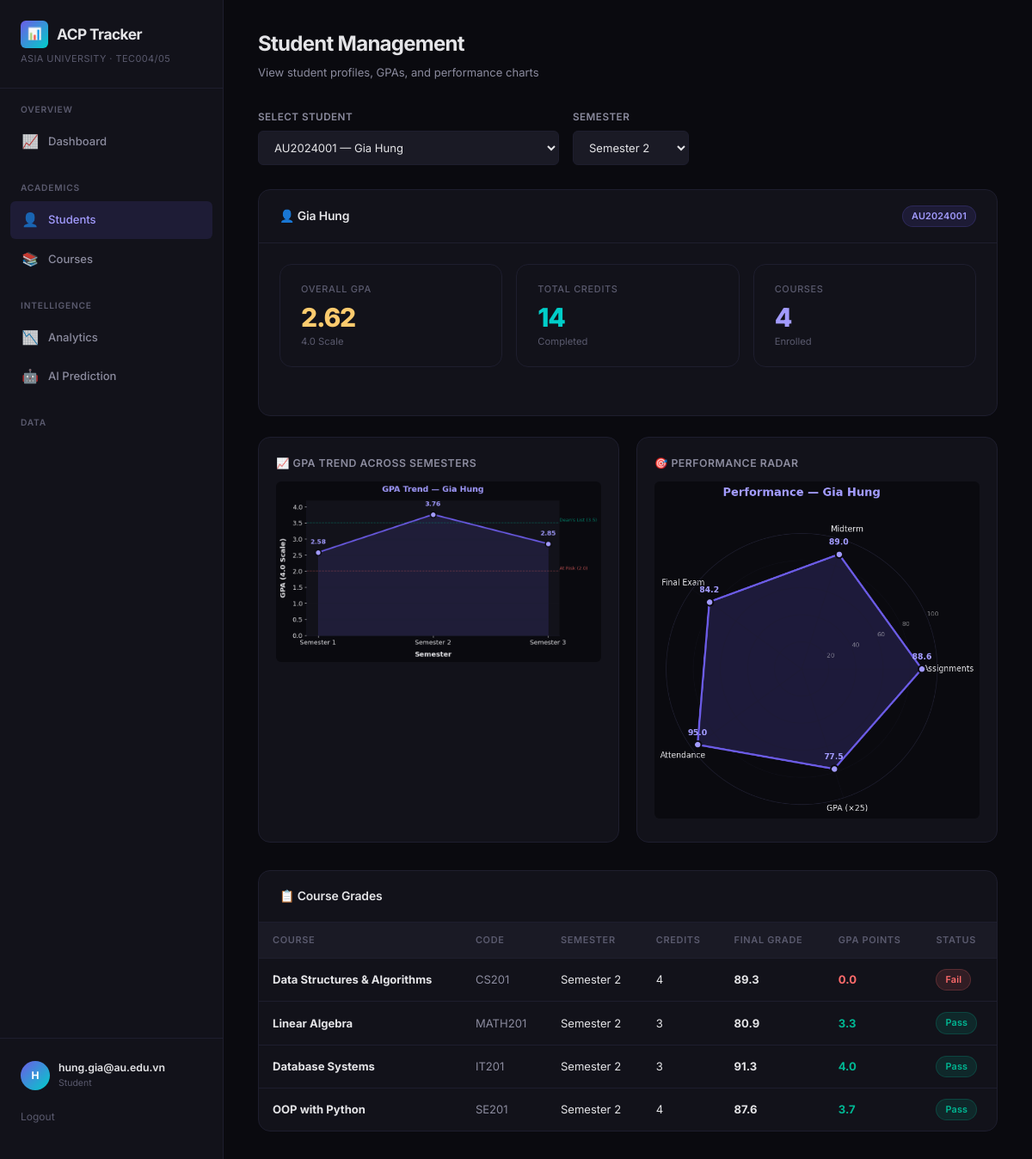
The app's page /students?semester_id=2 (signed in) with its own data.
### tables this page shows
CREATE TABLE Students (
    id INTEGER PRIMARY KEY AUTOINCREMENT,
    student_code TEXT UNIQUE NOT NULL,
    name TEXT NOT NULL,
    email TEXT,
    date_of_birth TEXT,
    role TEXT DEFAULT 'student'
);

CREATE TABLE Grades (
    id INTEGER PRIMARY KEY AUTOINCREMENT,
    enrollment_id INTEGER NOT NULL,
    assignment_id INTEGER NOT NULL,
    score REAL,
    graded_date TEXT,
    UNIQUE(enrollment_id, assignment_id),
    FOREIGN KEY (enrollment_id) REFERENCES Enrollments(id),
    FOREIGN KEY (assignment_id) REFERENCES Assignments(id)
);

CREATE TABLE Courses (
    id INTEGER PRIMARY KEY AUTOINCREMENT,
    course_code TEXT UNIQUE NOT NULL,
    name TEXT NOT NULL,
    credits INTEGER NOT NULL,
    semester_id INTEGER NOT NULL,
    instructor_id INTEGER,
    FOREIGN KEY (semester_id) REFERENCES Semesters(id),
    FOREIGN KEY (instructor_id) REFERENCES Instructors(id)
);

CREATE TABLE Semesters (
    id INTEGER PRIMARY KEY AUTOINCREMENT,
    name TEXT NOT NULL,
    year INTEGER NOT NULL,
    start_date TEXT,
    end_date TEXT
);

### app.py (the view)
@app.route("/students")
@login_required
@require_role("admin", "instructor", "student")
def students_page():
    student_id = request.args.get("student_id", type=int)
    semester_id = request.args.get("semester_id", type=int)
    semesters = get_semesters()
    cache_bust = str(int(time.time()))
    scope_id = _student_scope_id()
    if scope_id:
        student_id = scope_id
    students = Student.all()
    if scope_id:
        students = [s for s in students if s.id == scope_id]
    selected_student = None
    gpa_info = {"gpa": 0, "total_credits": 0, "courses_count": 0}
    course_grades = []
    charts = {"trend": "empty.png", "radar": "empty.png"}
    if student_id:
        selected_student = Student.from_db(student_id)
        if selected_student:
            gpa_info = calculate_gpa(student_id, semester_id)
            df = get_student_course_grades(semester_id)
            if not df.empty:
                course_grades = df[df["student_id"] == student_id].to_dict("records")
            trend_file = gpa_trend_line(
                get_student_semester_gpas(student_id), selected_student.name, f"trend_{student_id}.png"
            )
            radar_file = performance_radar(
                get_student_performance_radar(student_id, semester_id),
                selected_student.name, f"radar_{student_id}.png",
            )
            charts = {"trend": trend_file, "radar": radar_file}
    return render_template(
        "students.html",
        active_page="students",
        students=students,
        semesters=semesters,
        current_semester=semester_id,
        selected_student=selected_student,
        gpa_info=gpa_info,
        course_grades=course_grades,
        charts=charts,
        cache_bust=cache_bust,
    )

### analytics/engine.py (called while the page is built)
def _calculate_course_grade(group):
    total = 0.0
    weight_sum = 0.0
    for _, row in group.iterrows():
        if pd.notna(row["score"]):
            total += (row["score"] / row["max_score"]) * row["weight"]
            weight_sum += row["weight"]
    if weight_sum == 0:
        return None
    return round((total / weight_sum) * 100, 2)

def calculate_gpa(student_id, semester_id=None):
    df = get_student_course_grades(semester_id)
    if df.empty:
        return {"gpa": 0.0, "total_credits": 0, "courses_count": 0}
    student_df = df[df["student_id"] == student_id]
    if student_df.empty:
        return {"gpa": 0.0, "total_credits": 0, "courses_count": 0}
    weighted_sum = (student_df["gpa_points"] * student_df["credits"]).sum()
    total_credits = student_df["credits"].sum()
    gpa = round(weighted_sum / total_credits, 2) if total_credits > 0 else 0.0
    return {
        "gpa": gpa,
        "total_credits": int(total_credits),
        "courses_count": len(student_df),
    }

def get_student_semester_gpas(student_id):
    with get_connection() as conn:
        semesters = conn.execute("SELECT * FROM Semesters ORDER BY id").fetchall()
    trend = []
    for sem in semesters:
        gpa_info = calculate_gpa(student_id, sem["id"])
        trend.append({
            "semester_id": sem["id"],
            "semester_name": sem["name"],
            "gpa": gpa_info["gpa"],
        })
    return trend

### app.py (called while the page is built)
def get_semesters():
    return execute_query("SELECT * FROM Semesters ORDER BY id", fetchall=True)

def _student_scope_id():
    if session.get("user_role") == "student":
        return session.get("user_id", 1)
    return None

### config.py (called while the page is built)
def score_to_gpa4(score):
    for (low, high), gpa in GPA_SCALE.items():
        if low <= score <= high:
            return gpa
    return 0.0

### database/connection.py (called while the page is built)
@contextmanager
def get_connection():
    conn = sqlite3.connect(config.DB_PATH)
    conn.row_factory = sqlite3.Row
    conn.execute("PRAGMA foreign_keys = ON")
    try:
        yield conn
        conn.commit()
    except Exception:
        conn.rollback()
        raise
    finally:
        conn.close()

def execute_query(query, params=(), fetchone=False, fetchall=False):
    with get_connection() as conn:
        cursor = conn.execute(query, params)
        if fetchone:
            return cursor.fetchone()
        if fetchall:
            return cursor.fetchall()
        return cursor.lastrowid

### templates/students.html (shortened to what this page needs)
{% extends "base.html" %}
{% block content %}
<div class="page-header">
    <h2>Student Management</h2>
    <p class="page-subtitle">View student profiles, GPAs, and performance charts</p>
</div>
<div style="display: flex; gap: 16px; margin-bottom: 28px; align-items: flex-end;">
    <div class="form-group" style="margin-bottom: 0; flex: 1; max-width: 350px;">
        <label class="form-label">Select Student</label>
        <select class="form-select" id="student-select" onchange="window.location.href='{{ url_for('students_page') }}?student_id=' + this.value">
            {% for s in students %}
                <option value="{{ s.id }}" {% if selected_student and selected_student.id == s.id %}selected{% endif %}>
                    {{ s.student_code }} — {{ s.name }}
                </option>
            {% endfor %}
        </select>
    </div>
    <div class="form-group" style="margin-bottom: 0; max-width: 200px;">
        <label class="form-label">Semester</label>
        <select class="form-select" id="semester-select" onchange="updateStudentPage()">
            {% for sem in semesters %}
                <option value="{{ sem.id }}" {% if current_semester == sem.id %}selected{% endif %}>{{ sem.name }}</option>
            {% endfor %}
        </select>
    </div>
</div>
{% if selected_student %}
<div class="card animate-in" style="margin-bottom: 24px;">
    <div class="card-header">
        <h3>👤 {{ selected_student.name }}</h3>
        <span class="badge badge-accent">{{ selected_student.student_code }}</span>
    </div>
    <div class="card-body">
        <div class="stats-grid">
            <div class="stat-card">
                <div class="stat-label">Overall GPA</div>
                <div class="stat-value {% if gpa_info.gpa >= 3.0 %}success{% elif gpa_info.gpa >= 2.0 %}warning{% else %}danger{% endif %}">
                    {{ "%.2f"|format(gpa_info.gpa) }}
                </div>
                <div class="stat-change">4.0 Scale</div>
            </div>
            <div class="stat-card">
                <div class="stat-label">Total Credits</div>
                <div class="stat-value teal">{{ gpa_info.total_credits }}</div>
                <div class="stat-change">Completed</div>
            </div>
            <div class="stat-card">
                <div class="stat-label">Courses</div>
                <div class="stat-value accent">{{ gpa_info.courses_count }}</div>
                <div class="stat-change">Enrolled</div>
            </div>
        </div>
    </div>
</div>
<div class="charts-grid">
    <div class="chart-container">
        <div class="chart-title">📈 GPA Trend Across Semesters</div>
        <img src="{{ url_for('static', filename='charts/' + charts.trend) }}?t={{ cache_bust }}" alt="GPA Trend">
    </div>
    <div class="chart-container">
        <div class="chart-title">🎯 Performance Radar</div>
        <img src="{{ url_for('static', filename='charts/' + charts.radar) }}?t={{ cache_bust }}" alt="Performance Radar">
    </div>
</div>
<div class="card animate-in">
    <div class="card-header">
        <h3>📋 Course Grades</h3>
    </div>
    <div class="card-body flush">
        <table class="data-table" id="student-grades-table">
            <thead>
                <tr>
                    <th>Course</th>
                    <th>Code</th>
                    <th>Semester</th>
                    <th>Credits</th>
                    <th>Final Grade</th>
                    <th>GPA Points</th>
                    <th>Status</th>
                </tr>
            </thead>
            <tbody>
                {% for g in course_grades %}
                <tr>
                    <td><strong>{{ g.course_name }}</strong></td>
                    <td style="color: var(--text-secondary);">{{ g.course_code }}</td>
                    <td>{{ g.semester_name }}</td>
                    <td>{{ g.credits }}</td>
                    <td style="font-weight: 700;">{{ "%.1f"|format(g.final_grade) if g.final_grade else 'N/A' }}</td>
                    <td>
                        <span style="color: {% if g.gpa_points >= 3.0 %}var(--success){% elif g.gpa_points >= 2.0 %}var(--warning){% else %}var(--danger){% endif %}; font-weight: 700;">
                            {{ "%.1f"|format(g.gpa_points) }}
                        </span>
                    </td>
                    <td>
                        {% if g.gpa_points >= 3.0 %}
                            <span class="badge badge-success">Pass</span>
                        {% elif g.gpa_points >= 1.0 %}
                            <span class="badge badge-warning">Pass</span>
                        {% else %}
                            <span class="badge badge-danger">Fail</span>
                        {% endif %}
                    </td>
                </tr>
                {% endfor %}
            </tbody>
        </table>
    </div>
</div>
{% endif %}
{% endblock %}

### templates/base.html (shortened to what this page needs)
<!DOCTYPE html>
<html lang="en">
<head>
    <link rel="stylesheet" href="{{ url_for('static', filename='css/style.css') }}">
</head>
<body>
    <div class="app-layout">
        <aside class="sidebar">
            <div class="sidebar-brand">
                <h1>
                    <span class="brand-icon">📊</span>
                    ACP Tracker
                </h1>
                <div class="brand-sub">Asia University · TEC004/05</div>
            </div>
            <nav class="sidebar-nav">
                <div class="nav-section">
                    <div class="nav-section-title">Overview</div>
                    <a href="{{ url_for('dashboard') }}" class="nav-link {% if active_page == 'dashboard' %}active{% endif %}" id="nav-dashboard">
                        <span class="nav-icon">📈</span> Dashboard
                    </a>
                </div>
                <div class="nav-section">
                    <div class="nav-section-title">Academics</div>
                    <a href="{{ url_for('students_page') }}" class="nav-link {% if active_page == 'students' %}active{% endif %}" id="nav-students">
                        <span class="nav-icon">👤</span> Students
                    </a>
                    <a href="{{ url_for('courses_page') }}" class="nav-link {% if active_page == 'courses' %}active{% endif %}" id="nav-courses">
                        <span class="nav-icon">📚</span> Courses
                    </a>
                </div>
                <div class="nav-section">
                    <div class="nav-section-title">Intelligence</div>
                    <a href="{{ url_for('analytics_page') }}" class="nav-link {% if active_page == 'analytics' %}active{% endif %}" id="nav-analytics">
                        <span class="nav-icon">📉</span> Analytics
                    </a>
                    <a href="{{ url_for('prediction_page') }}" class="nav-link {% if active_page == 'prediction' %}active{% endif %}" id="nav-prediction">
                        <span class="nav-icon">🤖</span> AI Prediction
                    </a>
                </div>
                <div class="nav-section">
                    <div class="nav-section-title">Data</div>
                </div>
            </nav>
            <div class="sidebar-footer">
                <div class="user-badge">
                    <div class="user-avatar">{{ (session.get('user_name', 'A'))[0] | upper }}</div>
                    <div class="user-info">
                        <div class="user-name">{{ session.get('user_name', 'Guest') }}</div>
                        <div class="user-role">{{ session.get('user_role', 'guest') }}</div>
                    </div>
                </div>
                {% if session.get('user_role') %}
                <a href="{{ url_for('logout') }}" style="display:block; margin-top:12px; font-size:0.8rem; color: var(--text-tertiary);">Logout</a>
                {% else %}
                <a href="{{ url_for('login') }}" style="display:block; margin-top:12px; font-size:0.8rem; color: var(--accent-secondary);">Login</a>
                {% endif %}
            </div>
        </aside>
        <main class="main-content">
            {% block content %}{% endblock %}
        </main>
    </div>
</body>
</html>

### records on screen
Students: get "hung.gia@au.edu.vn", name "Gia Hung", student_code "AU2024001"
Grades: course_name "Data Structures & Algorithms", course_code "CS201", semester_name "Semester 2", credits "4", final_grade "89.3", gpa_points "0.0", shows "Fail"
Courses: course_name "Linear Algebra", course_code "MATH201"
Semesters: semester_name "Semester 2" "Semester 2" "Semester 2"
Courses: course_name "Database Systems", course_code "IT201"
Courses: course_name "OOP with Python", course_code "SE201"

### other values on screen
{{ (session.get('user_name', 'A'))[0] | upper }} "H"
{{ session.get('user_role', 'guest') }} "Student"
{{ "%.2f"|format(gpa_info.gpa) }} "2.62"
{{ gpa_info.total_credits }} "14"
{{ gpa_info.courses_count }} "4"
{{ g.credits }} "3" "3" "4"
{{ "%.1f"|format(g.final_grade) if g.final_grade else 'N/A' }} "80.9" "91.3" "87.6"
{{ "%.1f"|format(g.gpa_points) }} "3.3" "4.0" "3.7"
form field value "AU2024001 — Gia Hung"
form field value "Semester 2"
